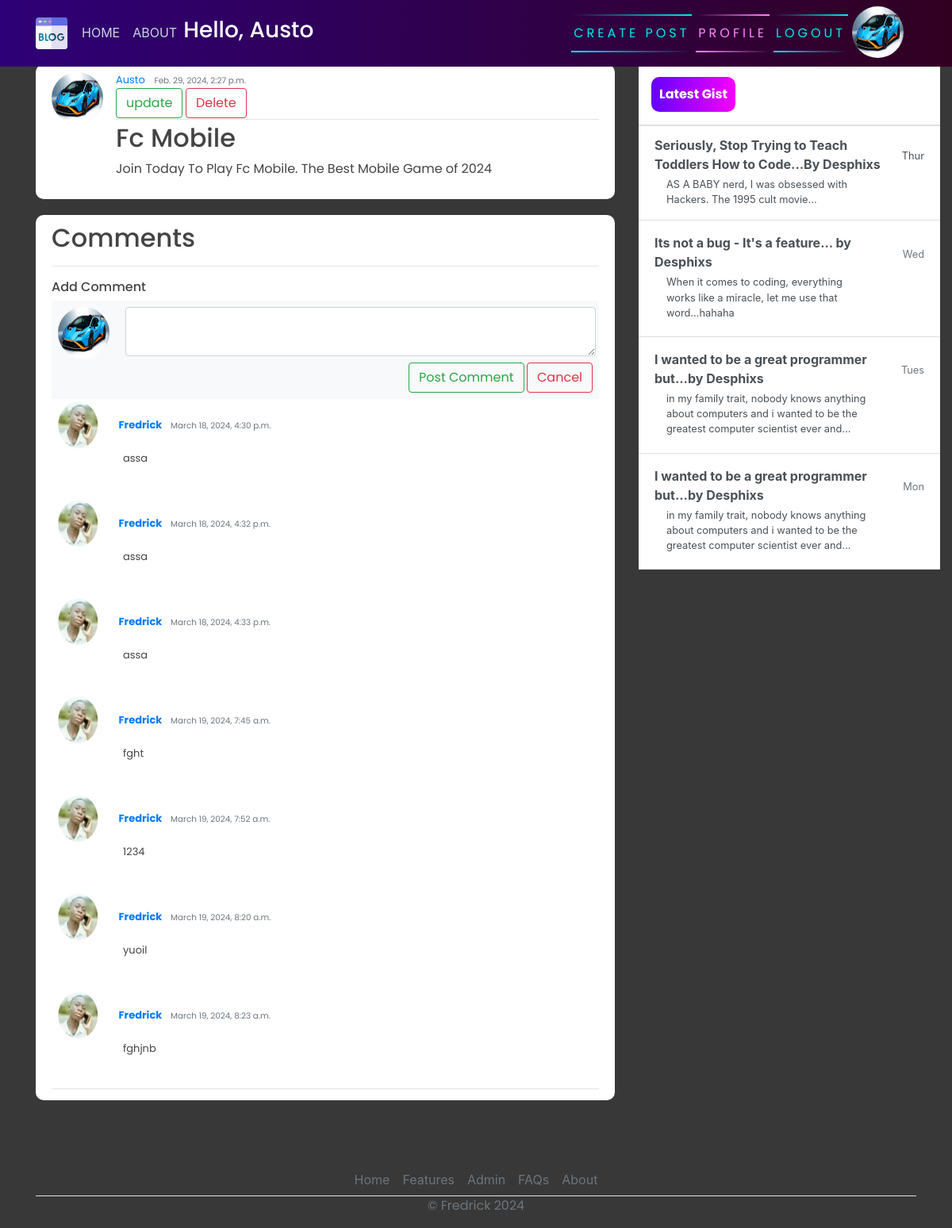
The page /post/12/ (signed in) on the database its author committed.
### users/models.py (models this page shows, shortened)
class Profile(models.Model):
    user = models.OneToOneField(User, on_delete=models.CASCADE)
    image = models.ImageField(default='default.jpg', upload_to='profile_pics')

### blog/models.py (models this page shows, shortened)
class Post(models.Model):
    title = models.CharField(max_length=200)
    content = models.TextField()
    date_posted = models.DateTimeField(default=timezone.now)
    author = models.ForeignKey(User, on_delete=models.CASCADE)

class Comment(models.Model):
    post = models.ForeignKey(Post, on_delete=models.CASCADE, related_name='comments')
    author = models.ForeignKey(User, on_delete=models.CASCADE)
    content = models.TextField()
    date_posted  = models.DateTimeField(auto_now_add=True)

### blog/views.py (the view)
# urls.py: path('post/<int:pk>/',PostDetailView.as_view(), name="blog-detail"),
class PostDetailView(LoginRequiredMixin,DetailView):
	model = Post

### blog/templates/blog/post_detail.html (shortened to what this page needs)
{% extends 'blog/base.html' %}
{% block content %}
  <article class="media content-section">
    <img class="rounded-circle article-img" src="{{ object.author.profile.image.url }}" alt="">
    <div class="media-body">
      <div class="article-metadata">
        <a class="mr-2" href="#">{{ object.author }}</a>
        <small class="text-muted">{{ object.date_posted }}</small>
        {% if object.author == user%}
          <div>
            <a  class="btn btn-outline-success" href="{% url 'blog-update' object.id %}">update</a>
           <a  class="btn btn-outline-danger" href="{% url 'blog-delete' object.id %}">Delete</a>
          </div>
        {% endif %}
      </div>
      <h2><a class="article-title" href="">{{ object.title }}</a></h2>
      <p class="article-content">{{ object.content }}</p>
    </div>
    <br>
  </article>
{% endblock content %}
{% block comment %}
  <article class="media content-section">
    <div class="media-body">
      <div class="article-metadata">
        <h2> Comments</h2>
        <hr>
         <h6>Add Comment</h6>
          <div class="bg-light p-2">
            <div class="d-flex flex-row align-items-start">
              <img class="rounded-circle article-img" src="{{request.user.profile.image.url }}" alt="">
              <form action="{% url 'add_comment' pk=post.pk %}" method="post" style="width:100%;">
                <textarea class="form-control ml-1 shadow-none textarea" name="content"></textarea>
                <div class="mt-2 text-right">
                  <input class="btn btn-outline-success"  type="submit" value="Post Comment" ></input>
                 <a href="{% url 'post_detail' pk=post.pk %}" class="btn btn-outline-danger">Cancel</a>
                </div>
              </form>
            </div>
          </div>
          {% for comment in post.comments.all %}
            <div class="comment">
              <img class="rounded-circle article-img" src="{{ comment.author.profile.image.url }}" alt="">
              <strong>
                <a class="mr-2" href="#">{{ comment.author }}</a>
                <small class="text-muted">{{ comment.date_posted }}</small>
              </strong>
              <p class="article-content" style="margin-left: 90px;">{{ comment.content }}</p>
            </div>
            <br>
          {% endfor %}
      </div>
    </div>
  </article>
{% endblock %}
{% block Gist %}
  <div class="d-flex flex-column align-items-stretch flex-shrink-0 bg-white" style="width: 380px;" style="padding-top: 120px;">
    <a id="list-group" style="text-decoration: none;" href="" class="d-flex align-items-center flex-shrink-0 p-3 link-dark text-decoration-none border-bottom">
      <span class="fs-5 fw-semibold" id="gist-btn">Latest Gist</span>
    </a>
    <div class="list-group list-group-flush border-bottom scrollarea">
      <a href="#" class="list-group-item list-group-item-action  lh-tight" aria-current="true">
        <div class="d-flex w-100 align-items-center justify-content-between">
          <strong class="mb-1">Seriously, Stop Trying to Teach Toddlers How to Code...By Desphixs
        </strong>
          <small>Thur</small>
        </div>
        <div class="col-10 mb-1 small">AS A BABY nerd, I was obsessed with Hackers. The 1995 cult movie... </div>
      </a>
      <a href="#" class="list-group-item list-group-item-action py-3 lh-tight">
        <div class="d-flex w-100 align-items-center justify-content-between">
          <strong class="mb-1">Its not a bug - It's a feature... by Desphixs</strong>
          <small class="text-muted">Wed</small>
        </div>
        <div class="col-10 mb-1 small">When it comes to coding, everything works like a miracle, let me use that word...hahaha</div>
      </a>
      <a href="#" class="list-group-item list-group-item-action py-3 lh-tight">
        <div class="d-flex w-100 align-items-center justify-content-between">
          <strong class="mb-1">I wanted to be a great programmer but...by Desphixs</strong>
          <small class="text-muted">Tues</small>
        </div>
        <div class="col-10 mb-1 small">in my family trait, nobody knows anything about computers and i wanted to be the greatest computer scientist ever and...</div>
      </a>
       <a href="#" class="list-group-item list-group-item-action py-3 lh-tight">
        <div class="d-flex w-100 align-items-center justify-content-between">
          <strong class="mb-1">I wanted to be a great programmer but...by Desphixs</strong>
          <small class="text-muted">Mon</small>
        </div>
        <div class="col-10 mb-1 small">in my family trait, nobody knows anything about computers and i wanted to be the greatest computer scientist ever and...</div>
      </a>
    </div>
  </div>
{% endblock %}

### blog/templates/blog/base.html (shortened to what this page needs)
{% load static %}
<!DOCTYPE html>
<html>
<head>
    <link rel="stylesheet" href="https://maxcdn.bootstrapcdn.com/bootstrap/4.0.0/css/bootstrap.min.css">
    <link rel="stylesheet" href="{% static 'blog/main.css' %}">
</head>
<body>
    <header class="site-header">
      <nav class="navbar navbar-expand-md navbar-dark bg-steel fixed-top">
        <div class="container">
          <div class="collapse navbar-collapse" id="navbarToggle">
            <div class="navbar-nav mr-auto">
                {% if user.is_authenticated %}
              <a class="nav-item nav-link" href="{% url 'blog-home' %}">HOME</a>
              <a class="nav-item nav-link" href="{% url 'blog-about' %}">ABOUT</a>
               <div class="user-info">
                  <h3 id="user-greeting" style="color: white; display: flex;">Hello, {{request.user}}</h3>
                </div>
            </div>
            <div class="navbar-nav">
              <a href="{% url 'blog-new' %}" id="auth-links">
                <span></span>
                <span></span>
                Create Post
              </a>
              <a href="{% url 'profile' %}" id="auth-links">
                <span></span>
                <span></span>
                Profile
              </a>
              <a href="{% url 'logout' %}" id="auth-links">
                <span></span>
                <span></span>
                Logout
              </a>
                <img class="rounded-circle article-img" src="{{request.user.profile.image.url }}" alt="">
                {% endif %}
            </div>
          </div>
        </div>
      </nav>
    </header>
    <main role="main" class="container">
      <div class="row">
          <div class="col-md-8">
          </div>
        <div class="col-md-8">
           {% block content %}{% endblock %}
           {%block comment%}{% endblock %}
        </div>
        <div class="col-md-4">
          <div class="content-sectionw">
            {% block Gist %}{% endblock %}
          </div>
        </div>
      </div>
        <footer class="" >
          <ul class="nav justify-content-center border-bottom"  style="margin-top: 60px;">
            <li class="nav-item"><a href="{% url 'blog-home' %}" class="nav-link px-2 text-muted">Home</a></li>
            <li class="nav-item"><a href="#" class="nav-link px-2 text-muted">Features</a></li>
            <li class="nav-item"><a href="admin/" class="nav-link px-2 text-muted">Admin</a></li>
            <li class="nav-item"><a href="#" class="nav-link px-2 text-muted">FAQs</a></li>
            <li class="nav-item"><a href="{% url 'blog-about' %}" class="nav-link px-2 text-muted">About</a></li>
          </ul>
          <p class="text-center text-muted">&copy; Fredrick 2024</p>
        </footer>
    </main>
</body>
</html>

### blog/static/blog/main.css (style rules this page uses)
body { background-color: rgb(56, 56, 56); margin-top: 5rem; background-size: contain; background-repeat: no-repeat; }
h1, h2, h3, h4, h5, h6, p { color: #444444; font-family: 'Poppins', sans-serif; }
ul { margin: 0; }
.bg-steel { background: linear-gradient(270deg, rgb(49, 0, 33) 0%, rgb(46, 0, 119) 100%); }
.site-header .navbar-nav .nav-link { color: #cbd5db; }
.content-section { background: #ffffff; padding: 10px 20px; border-radius: 10px; margin-bottom: 20px; }
.article-title { color: #444444; }
.article-content { white-space: pre-line; }
.article-img { height: 65px; width: 65px; margin-right: 16px; }
.article-metadata { font-family: 'Poppins', sans-serif; padding-bottom: 1px; margin-bottom: 4px; font-size: 13px; border-bottom: 1px solid #e3e3e3 }
svg { width: 50px; height: 50px; }
#auth-links { font-family: 'Poppins', sans-serif; position: relative; display: inline-block; padding: 12px 3px; margin: 10px 0; color: #03e9f4; text-decoration: none; text-transform: uppercase; transition: 0.5s; letter-spacing: 4px; overflow: hidden; margin-right: 5px; }
#auth-links:nth-child(2) { filter: hue-rotate(110deg); }
#auth-links span { position: absolute; display: block; }
#auth-links span:nth-child(1) { top: 0; left: 0; width: 100%; height: 2px; background: linear-gradient(90deg,transparent,#03e9f4); animation: animate1 1s linear infinite; }
#auth-links span:nth-child(3) { bottom: 0; right: 0; width: 100%; height: 2px; background: linear-gradient(270deg,transparent,#03e9f4); animation: animate3 1s linear infinite; animation-delay: 0.50s; }
#gist-btn { color: black; background: linear-gradient(270deg, rgb(247, 0, 255) 0%, rgb(98, 0, 255) 100%); padding: 10px; color: white; font-family: 'Poppins', sans-serif; font-weight: bold; border-radius: 10px; }
.comment { margin-bottom: 20px; }

### rows shown on the page
Post: author.profile.image (picture), author "Austo", date_posted "Feb. 29, 2024, 2:27 p.m.", title "Fc Mobile", content "Join Today To Play Fc Mobile. The Best Mobile Game of 2024"
Comment: author.profile.image (picture), author "Fredrick", date_posted "March 18, 2024, 4:30 p.m.", content "assa"
Comment: author.profile.image (picture), author "Fredrick", date_posted "March 18, 2024, 4:32 p.m.", content "assa"
Comment: author.profile.image (picture), author "Fredrick", date_posted "March 18, 2024, 4:33 p.m.", content "assa"
Comment: author.profile.image (picture), author "Fredrick", date_posted "March 19, 2024, 7:45 a.m.", content "fght"
Comment: author.profile.image (picture), author "Fredrick", date_posted "March 19, 2024, 7:52 a.m.", content "1234"
Comment: author.profile.image (picture), author "Fredrick", date_posted "March 19, 2024, 8:20 a.m.", content "yuoil"
Comment: author.profile.image (picture), author "Fredrick", date_posted "March 19, 2024, 8:23 a.m.", content "fghjnb"

### other values the page prints
{{ request.user }} "Austo"
